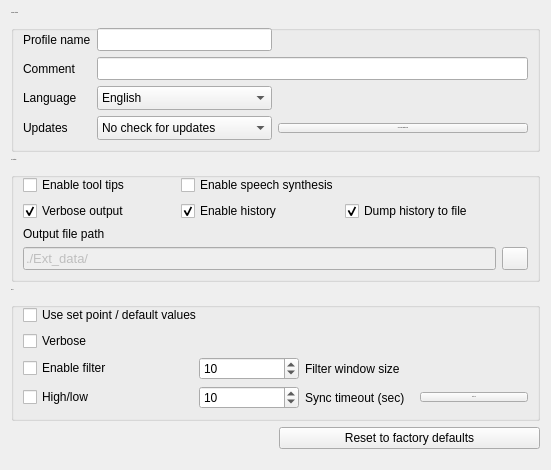
      <widget class="QWidget" name="page_0">
       <property name="styleSheet">
        <string notr="true"/>
       </property>
       <layout class="QGridLayout" name="gridLayout_6">
        <item row="0" column="0" colspan="2">
         <widget class="QGroupBox" name="groupBox_generalSettings">
          <property name="minimumSize">
           <size>
            <width>0</width>
            <height>100</height>
           </size>
          </property>
          <property name="font">
           <font>
            <pointsize>-1</pointsize>
           </font>
          </property>
          <property name="styleSheet">
           <string notr="true"/>
          </property>
          <property name="title">
           <string>General settings</string>
          </property>
          <layout class="QGridLayout" name="gridLayout_13">
           <item row="0" column="0">
            <widget class="QLabel" name="label_17">
             <property name="font">
              <font>
               <pointsize>9</pointsize>
              </font>
             </property>
             <property name="text">
              <string>Profile name</string>
             </property>
            </widget>
           </item>
           <item row="2" column="0">
            <widget class="QLabel" name="label_15">
             <property name="font">
              <font>
               <pointsize>9</pointsize>
              </font>
             </property>
             <property name="text">
              <string>Language</string>
             </property>
            </widget>
           </item>
           <item row="0" column="1">
            <widget class="QLineEdit" name="lineEdit_userName">
             <property name="font">
              <font>
               <pointsize>10</pointsize>
              </font>
             </property>
             <property name="toolTip">
              <string>&lt;html&gt;&lt;head/&gt;&lt;body&gt;&lt;p&gt;Write here your profile name&lt;/p&gt;&lt;/body&gt;&lt;/html&gt;</string>
             </property>
             <property name="accessibleName">
              <string/>
             </property>
             <property name="accessibleDescription">
              <string/>
             </property>
             <property name="text">
              <string notr="true"/>
             </property>
            </widget>
           </item>
           <item row="1" column="0">
            <widget class="QLabel" name="label_19">
             <property name="font">
              <font>
               <pointsize>9</pointsize>
              </font>
             </property>
             <property name="text">
              <string>Comment</string>
             </property>
            </widget>
           </item>
           <item row="2" column="1">
            <widget class="QComboBox" name="comboBox_language">
             <property name="sizePolicy">
              <sizepolicy hsizetype="Preferred" vsizetype="Preferred">
               <horstretch>0</horstretch>
               <verstretch>0</verstretch>
              </sizepolicy>
             </property>
             <property name="minimumSize">
              <size>
               <width>110</width>
               <height>24</height>
              </size>
             </property>
             <property name="font">
              <font>
               <pointsize>9</pointsize>
              </font>
             </property>
             <property name="toolTip">
              <string>&lt;html&gt;&lt;head/&gt;&lt;body&gt;&lt;p&gt;Select your language&lt;/p&gt;&lt;/body&gt;&lt;/html&gt;</string>
             </property>
             <property name="styleSheet">
              <string notr="true"/>
             </property>
             <property name="currentText">
              <string notr="true">English</string>
             </property>
             <property name="currentIndex">
              <number>1</number>
             </property>
             <property name="iconSize">
              <size>
               <width>40</width>
               <height>20</height>
              </size>
             </property>
             <item>
              <property name="text">
               <string>Chinese</string>
              </property>
              <property name="icon">
               <iconset resource="resources.qrc">
                <normaloff>:/icons/chinese.png</normaloff>:/icons/chinese.png</iconset>
              </property>
             </item>
             <item>
              <property name="text">
               <string>English</string>
              </property>
              <property name="icon">
               <iconset resource="resources.qrc">
                <normaloff>:/icons/english.png</normaloff>:/icons/english.png</iconset>
              </property>
             </item>
             <item>
              <property name="text">
               <string>Italiano</string>
              </property>
              <property name="icon">
               <iconset resource="resources.qrc">
                <normaloff>:/icons/italiano.png</normaloff>:/icons/italiano.png</iconset>
              </property>
             </item>
             <item>
              <property name="text">
               <string>Svenska</string>
              </property>
              <property name="icon">
               <iconset resource="resources.qrc">
                <normaloff>:/icons/svenska.png</normaloff>:/icons/svenska.png</iconset>
              </property>
             </item>
            </widget>
           </item>
           <item row="1" column="1" colspan="3">
            <widget class="QLineEdit" name="lineEdit_comment">
             <property name="font">
              <font>
               <pointsize>10</pointsize>
              </font>
             </property>
             <property name="toolTip">
              <string>&lt;html&gt;&lt;head/&gt;&lt;body&gt;&lt;p&gt;Add your comment here, this can be a date or any information useful for this profile&lt;/p&gt;&lt;/body&gt;&lt;/html&gt;</string>
             </property>
             <property name="accessibleDescription">
              <string/>
             </property>
             <property name="text">
              <string notr="true"/>
             </property>
            </widget>
           </item>
           <item row="0" column="2" colspan="2">
            <spacer name="horizontalSpacer_5">
             <property name="orientation">
              <enum>Qt::Horizontal</enum>
             </property>
             <property name="sizeHint" stdset="0">
              <size>
               <width>250</width>
               <height>20</height>
              </size>
             </property>
            </spacer>
           </item>
           <item row="3" column="2" colspan="2">
            <widget class="QPushButton" name="pushButton_checkUpdates">
             <property name="styleSheet">
              <string notr="true"/>
             </property>
             <property name="text">
              <string>Check for updates now</string>
             </property>
            </widget>
           </item>
           <item row="3" column="1">
            <widget class="QComboBox" name="comboBox_automaticUpdates">
             <property name="minimumSize">
              <size>
               <width>110</width>
               <height>24</height>
              </size>
             </property>
             <property name="font">
              <font>
               <pointsize>9</pointsize>
              </font>
             </property>
             <property name="styleSheet">
              <string notr="true"/>
             </property>
             <item>
              <property name="text">
               <string>No check for updates</string>
              </property>
             </item>
             <item>
              <property name="text">
               <string>Notify all updates</string>
              </property>
             </item>
             <item>
              <property name="text">
               <string>Notify official releases only</string>
              </property>
             </item>
            </widget>
           </item>
           <item row="3" column="0">
            <widget class="QLabel" name="label_22">
             <property name="font">
              <font>
               <pointsize>9</pointsize>
              </font>
             </property>
             <property name="text">
              <string>Updates</string>
             </property>
            </widget>
           </item>
          </layout>
         </widget>
        </item>
        <item row="1" column="0" colspan="2">
         <widget class="QGroupBox" name="groupBox_GUISettings">
          <property name="enabled">
           <bool>true</bool>
          </property>
          <property name="font">
           <font>
            <pointsize>-1</pointsize>
           </font>
          </property>
          <property name="title">
           <string>GUI settings</string>
          </property>
          <layout class="QGridLayout" name="gridLayout_10">
           <item row="2" column="0">
            <widget class="QLabel" name="label_8">
             <property name="font">
              <font>
               <pointsize>9</pointsize>
              </font>
             </property>
             <property name="text">
              <string>Output file path</string>
             </property>
             <property name="alignment">
              <set>Qt::AlignLeading|Qt::AlignLeft|Qt::AlignVCenter</set>
             </property>
            </widget>
           </item>
           <item row="1" column="1">
            <widget class="QCheckBox" name="checkBox_EnableHistory">
             <property name="font">
              <font>
               <pointsize>9</pointsize>
              </font>
             </property>
             <property name="toolTip">
              <string>&lt;html&gt;&lt;head/&gt;&lt;body&gt;&lt;p&gt;Enable/disable history&lt;/p&gt;&lt;/body&gt;&lt;/html&gt;</string>
             </property>
             <property name="styleSheet">
              <string notr="true"/>
             </property>
             <property name="text">
              <string>Enable history</string>
             </property>
             <property name="checked">
              <bool>true</bool>
             </property>
            </widget>
           </item>
           <item row="1" column="0">
            <widget class="QCheckBox" name="checkBox_verboseOut">
             <property name="maximumSize">
              <size>
               <width>16777215</width>
               <height>16777215</height>
              </size>
             </property>
             <property name="font">
              <font>
               <pointsize>9</pointsize>
              </font>
             </property>
             <property name="toolTip">
              <string>&lt;html&gt;&lt;head/&gt;&lt;body&gt;&lt;p&gt;Enable/disable verbose output in the history&lt;/p&gt;&lt;/body&gt;&lt;/html&gt;</string>
             </property>
             <property name="text">
              <string>Verbose output</string>
             </property>
             <property name="checked">
              <bool>true</bool>
             </property>
            </widget>
           </item>
           <item row="0" column="0">
            <widget class="QCheckBox" name="checkBox_enableToolTips">
             <property name="font">
              <font>
               <pointsize>9</pointsize>
              </font>
             </property>
             <property name="toolTip">
              <string>&lt;html&gt;&lt;head/&gt;&lt;body&gt;&lt;p&gt;Activate/deactivate the tool tips&lt;/p&gt;&lt;/body&gt;&lt;/html&gt;</string>
             </property>
             <property name="text">
              <string>Enable tool tips</string>
             </property>
            </widget>
           </item>
           <item row="1" column="2">
            <widget class="QCheckBox" name="checkBox_dumpToFile">
             <property name="font">
              <font>
               <pointsize>9</pointsize>
              </font>
             </property>
             <property name="toolTip">
              <string>&lt;html&gt;&lt;head/&gt;&lt;body&gt;&lt;p&gt;If checked the history will be saved into files, this will use resources in your drive&lt;/p&gt;&lt;/body&gt;&lt;/html&gt;</string>
             </property>
             <property name="text">
              <string>Dump history to file</string>
             </property>
             <property name="checked">
              <bool>true</bool>
             </property>
            </widget>
           </item>
           <item row="3" column="3">
            <widget class="QPushButton" name="pushButton_openFolder">
             <property name="maximumSize">
              <size>
               <width>26</width>
               <height>26</height>
              </size>
             </property>
             <property name="styleSheet">
              <string notr="true"/>
             </property>
             <property name="text">
              <string/>
             </property>
             <property name="icon">
              <iconset resource="resources.qrc">
               <normaloff>:/icons/folder.png</normaloff>:/icons/folder.png</iconset>
             </property>
            </widget>
           </item>
           <item row="3" column="0" colspan="3">
            <widget class="QLineEdit" name="lineEdit_msg_out_file_path">
             <property name="enabled">
              <bool>false</bool>
             </property>
             <property name="font">
              <font>
               <pointsize>10</pointsize>
              </font>
             </property>
             <property name="text">
              <string>./Ext_data/</string>
             </property>
            </widget>
           </item>
           <item row="0" column="1">
            <widget class="QCheckBox" name="checkBox_enableSynthesis">
             <property name="font">
              <font>
               <pointsize>9</pointsize>
              </font>
             </property>
             <property name="toolTip">
              <string>&lt;html&gt;&lt;head/&gt;&lt;body&gt;&lt;p&gt;Enable/disable speech to read messages&lt;/p&gt;&lt;/body&gt;&lt;/html&gt;</string>
             </property>
             <property name="text">
              <string>Enable speech synthesis</string>
             </property>
            </widget>
           </item>
          </layout>
         </widget>
        </item>
        <item row="2" column="0" colspan="2">
         <widget class="QGroupBox" name="groupBox_GUISettings_2">
          <property name="enabled">
           <bool>true</bool>
          </property>
          <property name="minimumSize">
           <size>
            <width>0</width>
            <height>100</height>
           </size>
          </property>
          <property name="font">
           <font>
            <pointsize>-1</pointsize>
           </font>
          </property>
          <property name="title">
           <string>PPC1</string>
          </property>
          <layout class="QGridLayout" name="gridLayout_7">
           <item row="3" column="0">
            <widget class="QCheckBox" name="checkBox_TTLtest">
             <property name="minimumSize">
              <size>
               <width>170</width>
               <height>0</height>
              </size>
             </property>
             <property name="font">
              <font>
               <pointsize>9</pointsize>
              </font>
             </property>
             <property name="toolTip">
              <string>&lt;html&gt;&lt;head/&gt;&lt;body&gt;&lt;p&gt;High/low flag for synchronization in the PPC1 api&lt;/p&gt;&lt;/body&gt;&lt;/html&gt;</string>
             </property>
             <property name="text">
              <string>High/low</string>
             </property>
            </widget>
           </item>
           <item row="2" column="0">
            <widget class="QCheckBox" name="checkBox_enablePPC1filter">
             <property name="minimumSize">
              <size>
               <width>170</width>
               <height>0</height>
              </size>
             </property>
             <property name="maximumSize">
              <size>
               <width>130</width>
               <height>16777215</height>
              </size>
             </property>
             <property name="font">
              <font>
               <pointsize>9</pointsize>
              </font>
             </property>
             <property name="toolTip">
              <string>&lt;html&gt;&lt;head/&gt;&lt;body&gt;&lt;p&gt;Enable data filtering in PPC1&lt;/p&gt;&lt;/body&gt;&lt;/html&gt;</string>
             </property>
             <property name="text">
              <string>Enable filter</string>
             </property>
            </widget>
           </item>
           <item row="1" column="0">
            <widget class="QCheckBox" name="checkBox_enablePPC1verboseOut">
             <property name="sizePolicy">
              <sizepolicy hsizetype="Minimum" vsizetype="Fixed">
               <horstretch>0</horstretch>
               <verstretch>0</verstretch>
              </sizepolicy>
             </property>
             <property name="minimumSize">
              <size>
               <width>170</width>
               <height>0</height>
              </size>
             </property>
             <property name="maximumSize">
              <size>
               <width>16777215</width>
               <height>16777215</height>
              </size>
             </property>
             <property name="font">
              <font>
               <pointsize>9</pointsize>
              </font>
             </property>
             <property name="toolTip">
              <string>&lt;html&gt;&lt;head/&gt;&lt;body&gt;&lt;p&gt;Enable verbose output for the PPC1 api&lt;/p&gt;&lt;/body&gt;&lt;/html&gt;</string>
             </property>
             <property name="text">
              <string>Verbose</string>
             </property>
            </widget>
           </item>
           <item row="0" column="0" colspan="4">
            <widget class="QCheckBox" name="checkBox_useSetPoint">
             <property name="font">
              <font>
               <pointsize>9</pointsize>
              </font>
             </property>
             <property name="toolTip">
              <string>&lt;html&gt;&lt;head/&gt;&lt;body&gt;&lt;p&gt;Use set point or default value to calculate increments in the delivery zone control&lt;/p&gt;&lt;/body&gt;&lt;/html&gt;</string>
             </property>
             <property name="text">
              <string>Use set point / default values</string>
             </property>
            </widget>
           </item>
           <item row="3" column="1">
            <widget class="QSpinBox" name="spinBox_PPC1_sync_timeout">
             <property name="maximumSize">
              <size>
               <width>100</width>
               <height>16777215</height>
              </size>
             </property>
             <property name="font">
              <font>
               <pointsize>9</pointsize>
              </font>
             </property>
             <property name="toolTip">
              <string>&lt;html&gt;&lt;head/&gt;&lt;body&gt;&lt;p&gt;Set synchronization time out in the PPC1 api&lt;/p&gt;&lt;/body&gt;&lt;/html&gt;</string>
             </property>
             <property name="minimum">
              <number>1</number>
             </property>
             <property name="maximum">
              <number>2000</number>
             </property>
             <property name="value">
              <number>10</number>
             </property>
            </widget>
           </item>
           <item row="3" column="3">
            <widget class="QPushButton" name="pushButton_TTLtest">
             <property name="toolTip">
              <string>&lt;html&gt;&lt;head/&gt;&lt;body&gt;&lt;p&gt;Run a test for the TTL signal&lt;/p&gt;&lt;/body&gt;&lt;/html&gt;</string>
             </property>
             <property name="styleSheet">
              <string notr="true"/>
             </property>
             <property name="text">
              <string>Test TTL</string>
             </property>
            </widget>
           </item>
           <item row="3" column="2">
            <widget class="QLabel" name="label_38">
             <property name="font">
              <font>
               <pointsize>9</pointsize>
              </font>
             </property>
             <property name="text">
              <string>Sync timeout (sec)</string>
             </property>
            </widget>
           </item>
           <item row="2" column="2" colspan="2">
            <widget class="QLabel" name="label_3">
             <property name="sizePolicy">
              <sizepolicy hsizetype="Expanding" vsizetype="Preferred">
               <horstretch>0</horstretch>
               <verstretch>0</verstretch>
              </sizepolicy>
             </property>
             <property name="font">
              <font>
               <pointsize>9</pointsize>
              </font>
             </property>
             <property name="text">
              <string>Filter window size</string>
             </property>
            </widget>
           </item>
           <item row="2" column="1">
            <widget class="QSpinBox" name="spinBox_PPC1filterSize">
             <property name="sizePolicy">
              <sizepolicy hsizetype="Expanding" vsizetype="Fixed">
               <horstretch>0</horstretch>
               <verstretch>0</verstretch>
              </sizepolicy>
             </property>
             <property name="maximumSize">
              <size>
               <width>100</width>
               <height>16777215</height>
              </size>
             </property>
             <property name="font">
              <font>
               <pointsize>9</pointsize>
              </font>
             </property>
             <property name="toolTip">
              <string>&lt;html&gt;&lt;head/&gt;&lt;body&gt;&lt;p&gt;Change the filter size, low values will result is high-reactive pressures/vacuum values though less accurate, high value will result in slow variation of measurement but more accurate in the long range &lt;/p&gt;&lt;/body&gt;&lt;/html&gt;</string>
             </property>
             <property name="minimum">
              <number>1</number>
             </property>
             <property name="maximum">
              <number>100</number>
             </property>
             <property name="value">
              <number>10</number>
             </property>
            </widget>
           </item>
          </layout>
         </widget>
        </item>
        <item row="4" column="1">
         <spacer name="verticalSpacer_4">
          <property name="orientation">
           <enum>Qt::Vertical</enum>
          </property>
          <property name="sizeHint" stdset="0">
           <size>
            <width>20</width>
            <height>10</height>
           </size>
          </property>
         </spacer>
        </item>
        <item row="3" column="1">
         <widget class="QPushButton" name="pushButton_toDefault">
          <property name="minimumSize">
           <size>
            <width>0</width>
            <height>0</height>
           </size>
          </property>
          <property name="maximumSize">
           <size>
            <width>16777215</width>
            <height>16777215</height>
           </size>
          </property>
          <property name="font">
           <font>
            <pointsize>9</pointsize>
           </font>
          </property>
          <property name="toolTip">
           <string>&lt;html&gt;&lt;head/&gt;&lt;body&gt;&lt;p&gt;Reset settings to default values&lt;/p&gt;&lt;/body&gt;&lt;/html&gt;</string>
          </property>
          <property name="styleSheet">
           <string notr="true"/>
          </property>
          <property name="text">
           <string>Reset to factory defaults</string>
          </property>
         </widget>
        </item>
       </layout>
      </widget>
